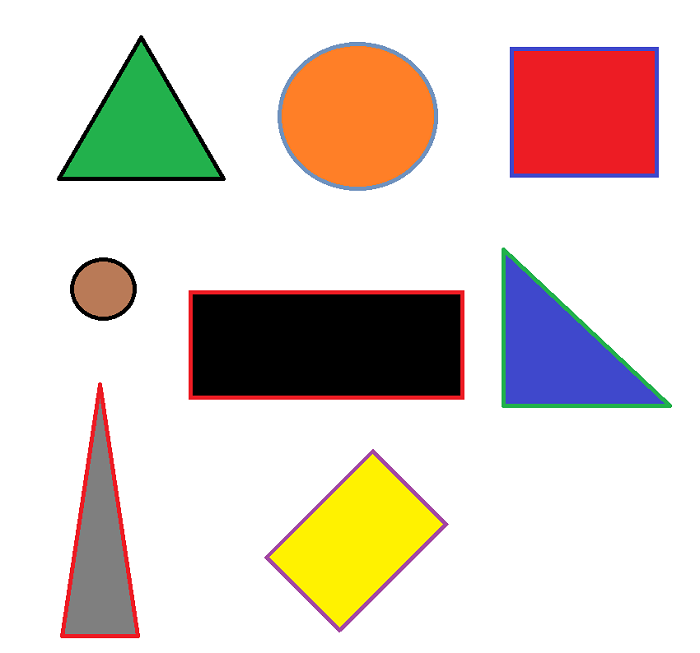
#> input picture ShapeDetector/shapes.png, 700 x 653 px
$ python shape.py
#> lines starting #> are read from the running program, lines starting #| are printed output that depends on the picture; after the words box and inside, x2 and y2 are one past the last pixel; in counts of white or black regions, pixels touching at a corner belong together
import cv2
import numpy as np
from stack import *

def getContours(img):
	#external retrival method(retrives the extreme/outer contors)
	contours,hierarchy = cv2.findContours(img,cv2.RETR_EXTERNAL,cv2.CHAIN_APPROX_NONE)
	for x in contours:
		area = cv2.contourArea(x)
		#print("A: " +str(area))

		#for reducing noise
		if area>1000:
			#cv2.drawContours(img2,x,-1,(0,255,0),5)
			peri = cv2.arcLength(x,True)
			#print("P: " +str(peri))
			#resolution is 0.02*length of arc play with it, True becoz our shape is closed
			approx = cv2.approxPolyDP(x,0.02*peri,True)
			objCorner = len(approx)
			x,y,w,h = cv2.boundingRect(approx)

			if objCorner==3:
				objType="Triangle"
			elif objCorner==4:
				#deviation of 15%
				ratio = w/float(h)
				if ratio > 0.85 and ratio < 1.15:
					objType="Square"
				else:
					objType="Rectangle"
			else:
				objType="Circle"

			#cv2.rectangle(img2,(x,y),(x+w,y+h),(0,0,0),2)
			cv2.putText(img2,objType,(x,y-10),cv2.FONT_HERSHEY_SIMPLEX,0.7,(0,0,0),2)


path="shapes.png"

img = cv2.imread(path)
#> img is the input picture: shape (653, 700, 3); mean B, G, R 200.7, 209.6, 221.5
img2 = cv2.imread(path)
imgGray = cv2.cvtColor(img,cv2.COLOR_BGR2GRAY)
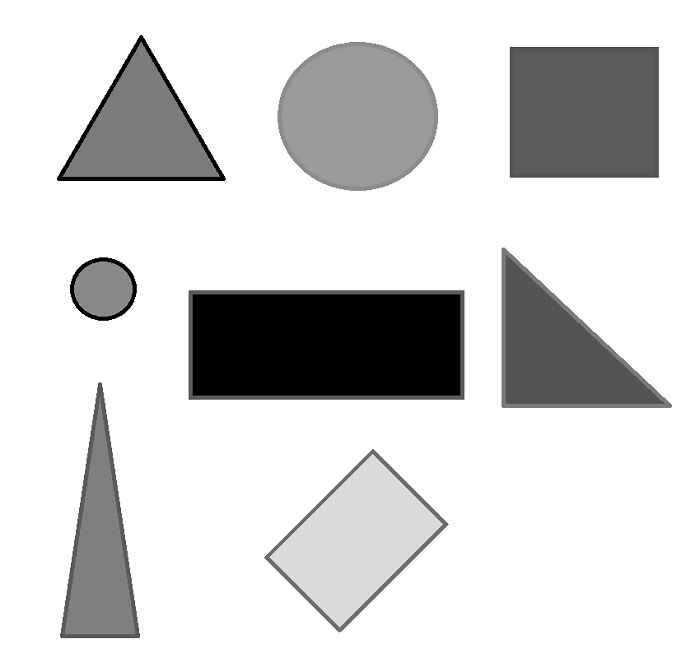
#> imgGray: shape (653, 700); min 0, max 255, mean 212.1
imgBlur = cv2.GaussianBlur(imgGray,(7,7),1)
imgCanny = cv2.Canny(imgBlur, 30,30)
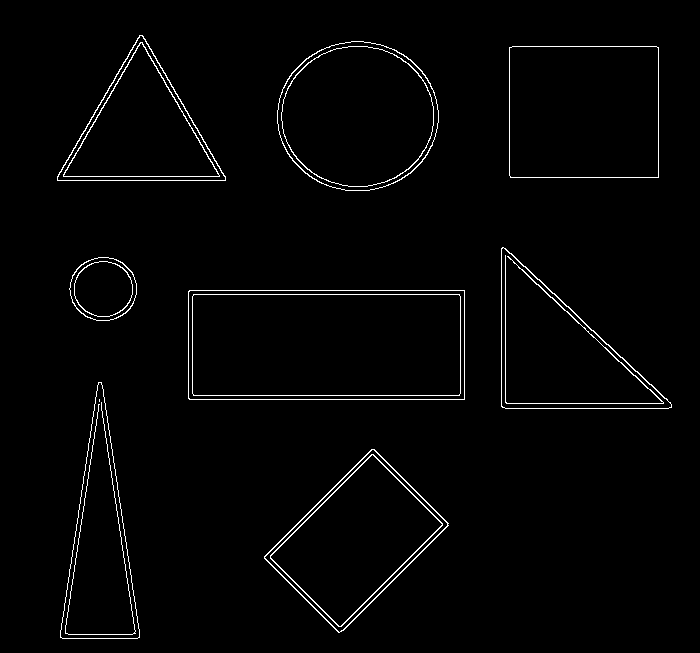
#> imgCanny: shape (653, 700); 1.9% white in thin lines or dots, all inside (x1, y1, x2, y2) = (57, 35, 672, 639)
imgBlank = np.ones_like(img)
getContours(imgCanny)
#> in getContours, `contours,hierarchy = cv2.findContours(img,cv2.RETR_EXTERNAL,cv2.CHAIN_..`: contours = 8 contours; box (x1, y1, x2, y2) and area: (188, 290, 465, 400) 30083, (509, 46, 659, 178) 19514, (277, 41, 439, 191) 18829, (264, 449, 449, 633) 16743, (501, 247, 672, 409) 14326, (57, 35, 226, 181) 12688, (60, 382, 140, 639) 10790, (69, 257, 137, 321) 3322
#> the loop in getContours, `for x in contours:` made 8 passes
#> (area, peri, approx, objCorner, y, w, h) on passes 1, 3, 6: (16743, 522.8, [[374, 449], [264, 556], [338, 632], [448, 525]], 4, 449, 185, 184), (30083, 768.8, [[188, 291], [189, 399], [464, 399], [464, 290]], 4, 290, 277, 110), (19513.5, 558.2, [[509, 47], [510, 177], [658, 177], [658, 47]], 4, 47, 150, 131)
#> (area, peri, approx, objCorner, y, w, h) on passes 2, 5, 8: (10790, 624.3, [[98, 382], [60, 637], [137, 638]], 3, 382, 78, 257), (14326.5, 568.9, [[501, 248], [502, 407], [671, 407]], 3, 248, 171, 160), (12687.5, 529.3, [[139, 35], [57, 180], [225, 180]], 3, 35, 169, 146)
#> after the loop in getContours, `for x in contours:`:
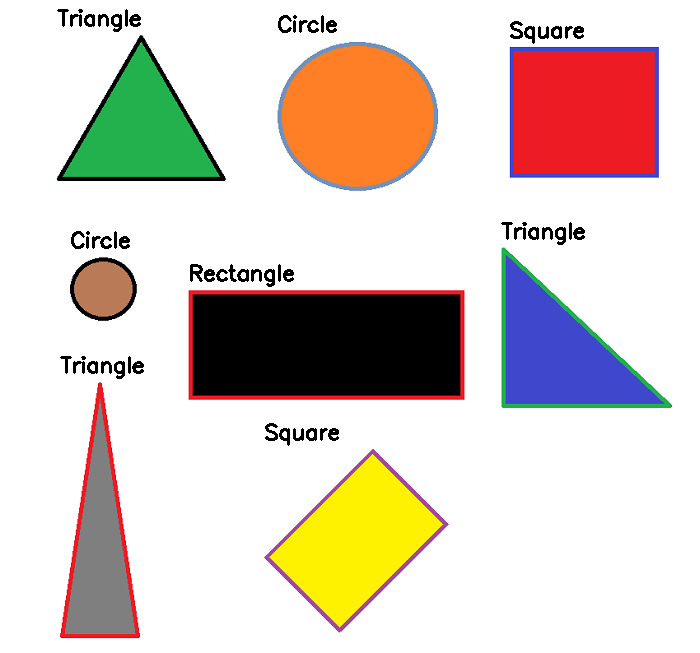
#> img2: shape (653, 700, 3); 1.04% of pixels changed, all inside (x1, y1, x2, y2) = (57, 9, 585, 446)

cv2.imshow("Joe ass!",img2)
cv2.waitKey(0)
